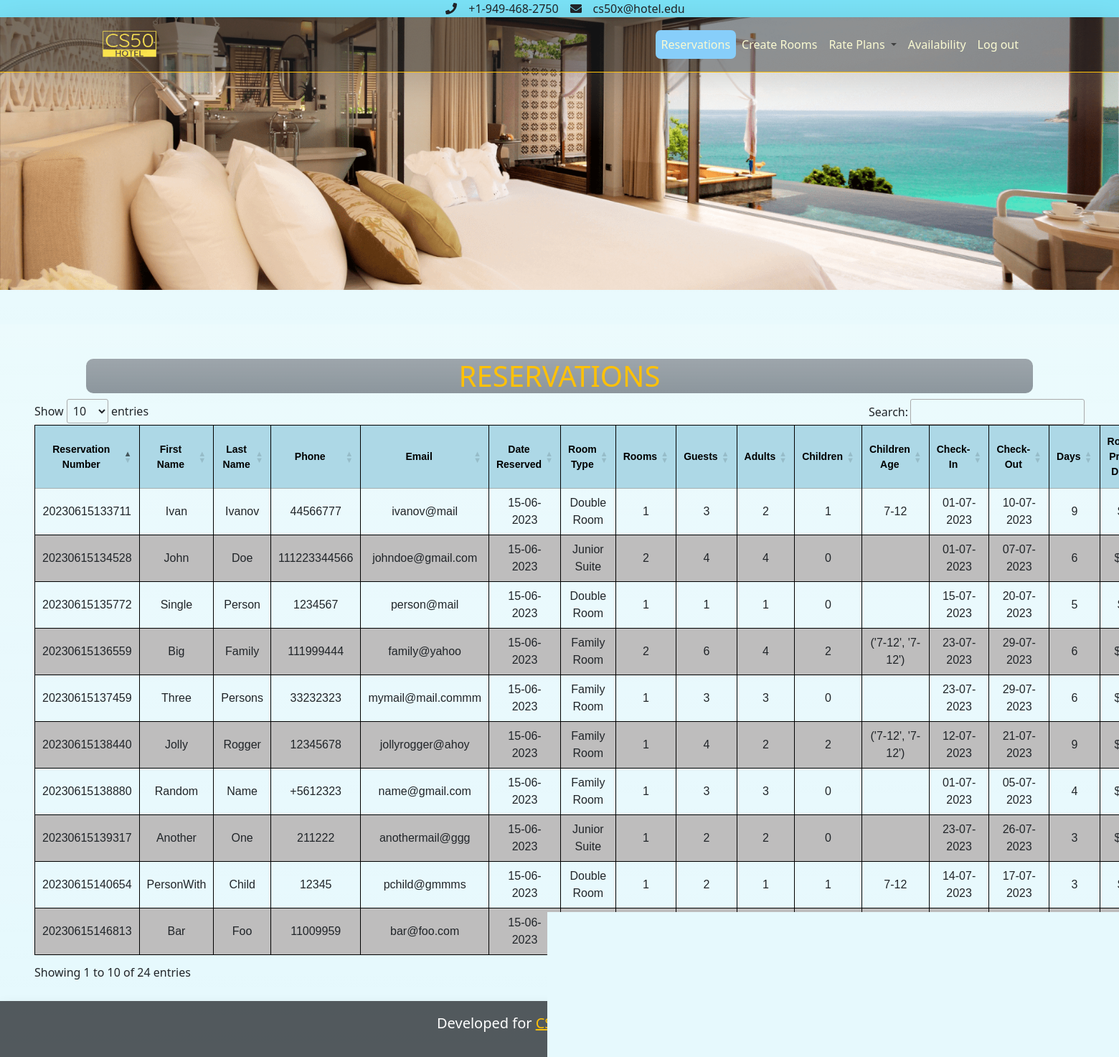
Screenshot of /admin_panel (signed in) with the database file from the repository.
### booking_engine/models.py (models this page shows)
class Reservation(db.Model):
    id = db.Column(db.Integer, primary_key=True, nullable=False)
    reservation_number = db.Column(db.Integer, nullable=False, unique=True)
    check_in = db.Column(db.DateTime, nullable=False)
    check_out = db.Column(db.DateTime, nullable=False)
    total_days = db.Column(db.Integer, nullable=False)
    total_rooms_reserved = db.Column(db.Integer, nullable=False)
    total_guests = db.Column(db.Integer, nullable=False)
    total_adults = db.Column(db.Integer, nullable=False)
    total_children = db.Column(db.Integer, nullable=True)
    children_age = db.Column(db.String(100), nullable=True)
    room_price_day = db.Column(db.Integer, nullable=False)
    all_rooms_price_day = db.Column(db.Integer, nullable=False)
    total_price = db.Column(db.Integer, nullable=False)
    date_created = db.Column(db.DateTime, default=datetime.now)
    room_id = db.Column(db.Integer, db.ForeignKey('room.id'))

class Client(db.Model):
    id = db.Column(db.Integer, primary_key=True, nullable=False)
    first_name = db.Column(db.String(50), nullable=False)
    last_name = db.Column(db.String(50), nullable=False)
    phone_number = db.Column(db.String(50), nullable=False)
    email = db.Column(db.String(50), nullable=False, unique=True)
    reservation = db.relationship("Reservation", secondary=bookings, backref='reservations')

class Room(db.Model):
    id = db.Column(db.Integer, primary_key=True, nullable=False)
    name = db.Column(db.String(100), unique=True, nullable=False)
    max_guests = db.Column(db.Integer, nullable=False)
    min_guests = db.Column(db.Integer,)
    max_adults = db.Column(db.Integer, nullable=False)
    max_children = db.Column(db.Integer, nullable=False)
    total_of_this_type = db.Column(db.Integer, nullable=False)
    room_image = db.Column(db.String(), nullable=True)
    room_description = db.Column(db.String(), nullable=True)
    listed_room = db.relationship("ListedRoom", backref='room')
    reservation = db.relationship("Reservation", backref='room')

### booking_engine/routes.py (the view)
@app.route("/admin_panel", methods=["GET", "POST"])
@login_required
def admin_panel():
    if request.method == "POST":
        pass
    else:
        clients = Client.query.all()
        rooms = Room.query.all()
        return render_template("admin_panel.html", clients=clients, rooms=rooms)

### booking_engine/__init__.py (called while the page is built)
@app.after_request
def apply_caching(response):
    response.headers["X-Frame-Options"] = "SAMEORIGIN"
    response.headers["HTTP-HEADER"] = "VALUE"
    return response

### booking_engine/helpers.py (called while the page is built)
def login_required(f):
    @wraps(f)
    def decorated_function(*args, **kwargs):
        if session.get("admin_id") is None:
            return redirect("/admin_login")
        return f(*args, **kwargs)
    return decorated_function

### booking_engine/templates/admin_panel.html (shortened to what this page needs)
{% extends "layout.html" %}
{% set active_page = "reservations" %}
{% block reservations %}
<div class="text-headings-box container bg-secondary bg-gradient bg-opacity-75">
    <h1 class="text-warning">RESERVATIONS</h1>
</div>
    <table class="" id="reservations_table" class="display mb-5" style="width:100%">
        <thead>
            <tr>
                <th>Reservation Number</th>
                <th>First Name</th>
                <th>Last Name</th>
                <th>Phone</th>
                <th>Email</th>
                <th>Date Reserved</th>
                <th>Room Type</th>
                <th>Rooms</th>
                <th>Guests</th>
                <th>Adults</th>
                <th>Children</th>
                <th>Children Age</th>
                <th>Check-In</th>
                <th>Check-Out</th>
                <th>Days</th>
                <th>Room Price DAY</th>
            </tr>
        </thead>
        <tbody>
            {% for client in clients %}
            {% for reservation in client.reservation %}
            <tr>
                <td>{{ reservation.reservation_number }}</td>
                <td>{{ client.first_name }}</td>
                <td>{{ client.last_name }}</td>
                <td>{{ client.phone_number }}</td>
                <td>{{ client.email }}</td>
                <td>{{ reservation.date_created.strftime('%d-%m-%Y') }}</td>
                {% for room in rooms %}
                    {% if room.id == reservation.room_id %}
                        <td>{{room.name}}</td>
                    {% endif %}
                {% endfor %}
                <td>{{ reservation.total_rooms_reserved }}</td>
                <td>{{ reservation.total_guests }}</td>
                <td>{{ reservation.total_adults }}</td>
                <td>{{ reservation.total_children }}</td>
                <td>{{ reservation.children_age }}</td>
                <td>{{ reservation.check_in.strftime('%d-%m-%Y') }}</td>
                <td>{{ reservation.check_out.strftime('%d-%m-%Y') }}</td>
                <td>{{ reservation.total_days }}</td>
                <td>${{ reservation.room_price_day }}</td>
            </tr>
            {% endfor %}
            {% endfor %}
        </tbody>
    </table>
{% endblock %}

### booking_engine/templates/layout.html (shortened to what this page needs)
<!DOCTYPE html>
<html lang="en">
<head>
    <link href="https://cdn.jsdelivr.net/npm/bootstrap@5.1.3/dist/css/bootstrap.min.css" rel="stylesheet">
    <link rel="stylesheet" href="https://cdn.jsdelivr.net/npm/bootstrap-icons@1.3.0/font/bootstrap-icons.css">
    <link href="/static/styles.css" rel="stylesheet">
    <link rel="stylesheet" href="https://cdnjs.cloudflare.com/ajax/libs/bootstrap-datepicker/1.10.0/css/bootstrap-datepicker.min.css" />
    <link rel="stylesheet"
    href="https://cdnjs.cloudflare.com/ajax/libs/font-awesome/6.4.0/css/all.min.css"
 />
     <link rel="stylesheet" type="text/css" href="//cdn.datatables.net/1.13.4/css/jquery.dataTables.min.css">
</head>
<body class="bg-info bg-gradient bg-opacity-10">
<div class="wrapper">
    <div class="navbar bg-info bg-opacity-50  p-0 ">
        <div class="container d-flex flex-row justify-content-center">
            <i class="fa fa-phone mx-3"></i>
            <a class=" text-dark" href="tel:+1-949-468-2750" style="text-decoration: none;">+1-949-468-2750</a>
            <i class="fa fa-envelope mx-3"></i>
            <a class=" text-dark " href="tel:+1-949-468-2750" style="text-decoration: none;">cs50x@hotel.edu</a>
        </div>
    </div>
    <div class="bg-img" id="overlay">
            <section>
                <nav class="navbar navbar-expand-lg navbar-light bg-dark shadow-lg bg-opacity-50  border-bottom border-warning ">
                    <div class="container">
                    <a class="navbar-brand" href="/">
                        <img src="/static/images/logo1.png" width="100" height="50" class="d-inline-block align-top ml-3" alt="cs50xhotellogo">
                    </a>
                    <div class="collapse navbar-collapse" id="navbarNavAltMarkup">
                        {% if session["admin_id"] %}
                        <ul class="navbar-nav ms-auto">
                            <li class="{{'active' if active_page == 'reservations'}}"><a class="nav-link" href="/admin_panel">Reservations</a></li>
                            <li class="{{'active' if active_page == 'create_rooms'}}" id="create_rooms"><a class="nav-link" href="/create_rooms" >Create Rooms</a></li>
                            <li class="nav-item dropdown">
                                <a class="nav-link dropdown-toggle {{'active' if active_page == 'rate_plans'}}" href="#" id="navbarDropdown" role="button" data-toggle="dropdown" aria-haspopup="true" aria-expanded="false">
                                Rate Plans
                                </a>
                                <div class="dropdown-menu bg-dark opacity-75 " aria-labelledby="navbarDropdown">
                            <li class="{{'active' if active_page == 'availability'}}"><a class="nav-link" href="/availability">Availability</a></li>
                            <li class="nav-item"><a class="nav-link" href="/logout">Log out</a></li>
                        </ul>
                        {% endif %}
                    </div>
                </div>
                </nav>
            </section>
                <main class="py-5 bg-gradient bg-opacity-10 text-center">
                </main>
    </div>
                <main class="container-fluid p-5 mb-5 bg-gradient bg-opacity-10 text-center">
                    {% block reservations %}{% endblock %}
                </main>
            <footer class="footerWrap p-3 bg-dark  bg-opacity-75 text-center text-white  shadow">
                <div class="container">
                    <p class="lead text-white">Developed for <strong class="text-danger text-"></strong> <a href="https://cs50.harvard.edu/x/2023/" target=”_blank” style="text-decoration:underline" class="text-warning"><strong>CS50x</strong></a>  - 2023 &copy; by
                        <a href="https://github.com/Acrofil" target=”_blank” class="text-warning" style="text-decoration: underline;"><strong>A.P</strong></a></p>
                    <a href="#" class="position-absolute bottom-0 end-0 p-3 mr-5">
                        <i class="bi bi-arrow-up-circle text-warning h1 text-opacity-75"></i>
                    </a>
                </div>
            </footer>
</div>
</body>
</html>

### booking_engine/static/styles.css (style rules this page uses)
.bg-img { background-image: url("/static/images/banner-5.png"); min-height: 380px; background-position: center; background-repeat: no-repeat; background-size: cover; position: relative; background-color: rgba(0, 0, 0, 0.5); }
.active { background-color: lightskyblue; -webkit-text-fill-color: black; border-radius: 7px; }
.nav-link { -webkit-text-fill-color: lightgoldenrodyellow; }
#availability_table, #reservations_table { font-family: Arial, Helvetica, sans-serif; border-collapse: collapse; width: 50%; }
#availability_table th, #reservations_table th { width: 30px; height: 60px; padding-top: 12px; padding-bottom: 12px; text-align: center; background-color: lightblue; color: black; }
#reservations_table tr:nth-child(even) { background-color: #bebdbd; }
table, th, td { border: 1px solid black; }
html { position: relative; min-height: 100%; }
.footerWrap { position: absolute; width: 100%; bottom: 0; left: 0; }
.text-headings-box { border-radius: 10px; }
.datepicker td,th { text-align: center; padding: 8px 12px; font-size: 14px; color: black; }

### rows the page displays
Client: first_name "Random", last_name "Name", phone_number "+5612323", email "name@gmail.com"
Reservation: reservation_number "20230615138880", date_created "15-06-2023", total_rooms_reserved "1", total_guests "3", total_adults "3", total_children "0", check_in "01-07-2023", check_out "05-07-2023", total_days "4"
Room: name "Family Room"
Client: first_name "John", last_name "Doe", phone_number "111223344566", email "johndoe@gmail.com"
Reservation: reservation_number "20230615134528", date_created "15-06-2023", total_rooms_reserved "2", total_guests "4", total_adults "4", total_children "0", check_in "01-07-2023", check_out "07-07-2023", total_days "6"
Room: name "Junior Suite"
Client: first_name "Ivan", last_name "Ivanov", phone_number "44566777", email "ivanov@mail"
Reservation: reservation_number "20230615133711", date_created "15-06-2023", total_rooms_reserved "1", total_guests "3", total_adults "2", total_children "1", children_age "7-12", check_in "01-07-2023", check_out "10-07-2023", total_days "9"
Room: name "Double Room"
Client: first_name "Jolly", last_name "Rogger", phone_number "12345678", email "jollyrogger@ahoy"
Reservation: reservation_number "20230615138440", date_created "15-06-2023", total_rooms_reserved "1", total_guests "4", total_adults "2", total_children "2", children_age "('7-12', '7-12')", check_in "12-07-2023", check_out "21-07-2023", total_days "9"
Client: first_name "Single", last_name "Person", phone_number "1234567", email "person@mail"
Reservation: reservation_number "20230615135772", date_created "15-06-2023", total_rooms_reserved "1", total_guests "1", total_adults "1", total_children "0", check_in "15-07-2023", check_out "20-07-2023", total_days "5"
Client: first_name "Big", last_name "Family", phone_number "111999444", email "family@yahoo"
Reservation: reservation_number "20230615136559", date_created "15-06-2023", total_rooms_reserved "2", total_guests "6", total_adults "4", total_children "2", children_age "('7-12', '7-12')", check_in "23-07-2023", check_out "29-07-2023", total_days "6"
Client: first_name "Three", last_name "Persons", phone_number "33232323", email "mymail@mail.commm"
Reservation: reservation_number "20230615137459", date_created "15-06-2023", total_rooms_reserved "1", total_guests "3", total_adults "3", total_children "0", check_in "23-07-2023", check_out "29-07-2023", total_days "6"
Client: first_name "Another", last_name "One", phone_number "211222", email "anothermail@ggg"
Reservation: reservation_number "20230615139317", date_created "15-06-2023", total_rooms_reserved "1", total_guests "2", total_adults "2", total_children "0", check_in "23-07-2023", check_out "26-07-2023", total_days "3"
Client: first_name "PersonWith", last_name "Child", phone_number "12345", email "pchild@gmmms"
Reservation: reservation_number "20230615140654", date_created "15-06-2023", total_rooms_reserved "1", total_guests "2", total_adults "1", total_children "1", children_age "7-12", check_in "14-07-2023", check_out "17-07-2023", total_days "3"
Client: first_name "Bar", last_name "Foo", phone_number "11009959", email "bar@foo.com"
Reservation: reservation_number "20230615146813", date_created "15-06-2023"
